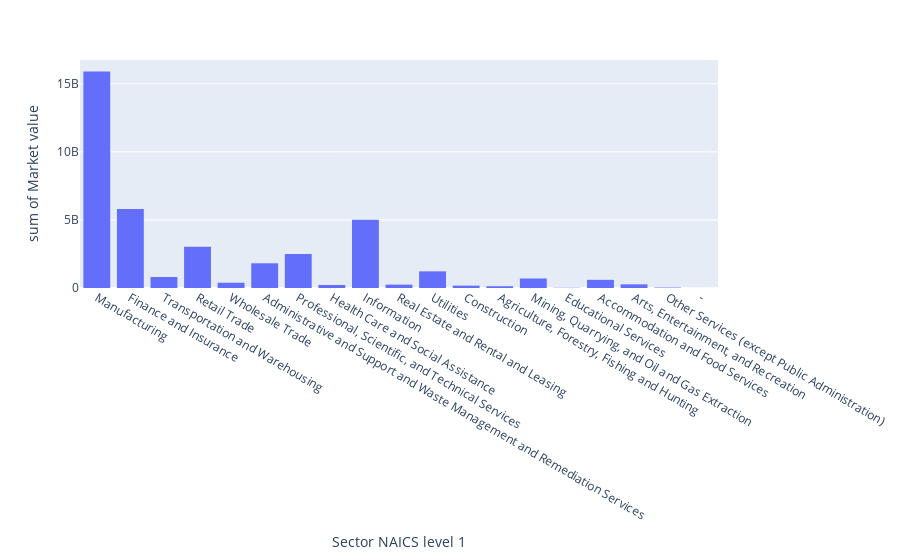

Notebook cell for this chart:
### Markdown cell above
#### Market Value analisys

### Code cell
px.histogram(us_firms2022, x = 'Sector NAICS\nlevel 1', y = 'Market value')

### Figure 1 — Plotly figure (JSON) as saved in the notebook; plotly's stock layout.template omitted (floating-point values rounded to 4 significant figures; data arrays with more than 128 entries replaced by an {"elided": "..."} marker saying what was removed)
{"data": [{"alignmentgroup": "True", "bingroup": "x", "histfunc": "sum", "hovertemplate": "Sector NAICS\nlevel 1=%{x}<br>sum of Market value=%{y}<extra></extra>", "legendgroup": "", "marker": {"color": "#636efa", "pattern": {"shape": ""}}, "name": "", "offsetgroup": "", "orientation": "v", "showlegend": false, "type": "histogram", "x": {"elided": "3600 str values"}, "xaxis": "x", "y": {"elided": "3600 float values"}, "yaxis": "y"}], "layout": {"barmode": "relative", "legend": {"tracegroupgap": 0}, "margin": {"t": 60}, "xaxis": {"anchor": "y", "domain": [0, 1], "title": {"text": "Sector NAICS\nlevel 1"}}, "yaxis": {"anchor": "x", "domain": [0, 1], "title": {"text": "sum of Market value"}}}}
